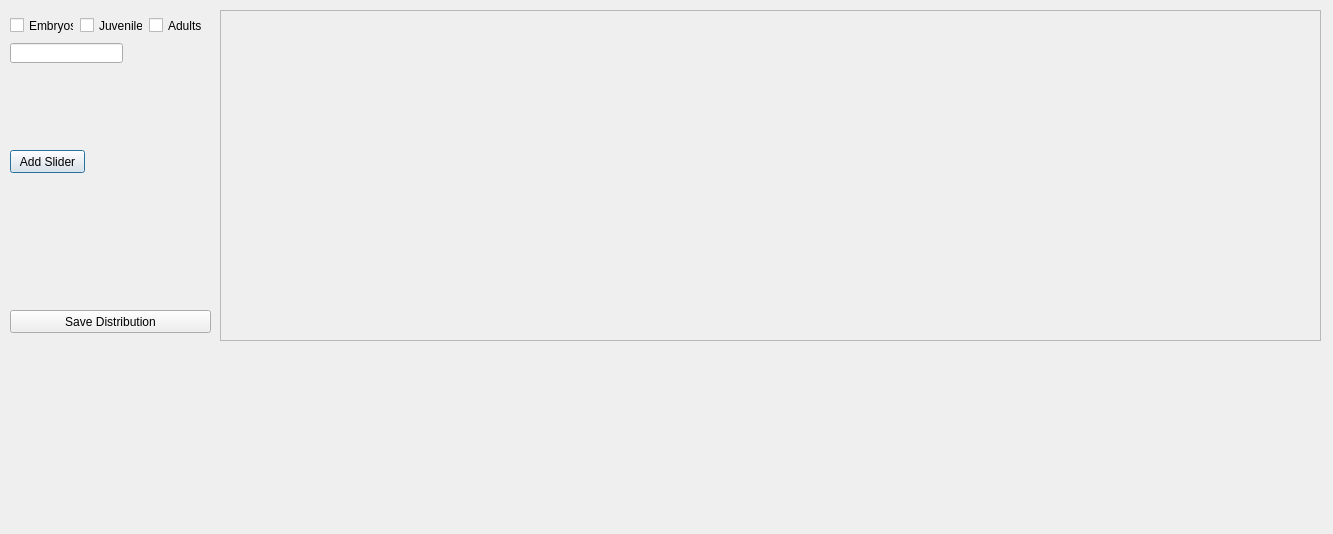
<?xml version="1.0" encoding="UTF-8"?>
<ui version="4.0">
 <class>Dialog_Age_Cohort_Rates</class>
 <widget class="QDialog" name="Dialog_Age_Cohort_Rates">
  <property name="geometry">
   <rect>
    <x>0</x>
    <y>0</y>
    <width>1333</width>
    <height>534</height>
   </rect>
  </property>
  <property name="windowTitle">
   <string>Dialog</string>
  </property>
  <widget class="QLineEdit" name="lineEdit">
   <property name="geometry">
    <rect>
     <x>10</x>
     <y>43</y>
     <width>113</width>
     <height>20</height>
    </rect>
   </property>
  </widget>
  <widget class="QWidget" name="layoutWidget">
   <property name="geometry">
    <rect>
     <x>10</x>
     <y>16</y>
     <width>198</width>
     <height>19</height>
    </rect>
   </property>
   <layout class="QHBoxLayout" name="horizontalLayout_11">
    <item>
     <widget class="QCheckBox" name="checkBox_4">
      <property name="text">
       <string>Embryos</string>
      </property>
     </widget>
    </item>
    <item>
     <widget class="QCheckBox" name="checkBox_6">
      <property name="text">
       <string>Juveniles</string>
      </property>
     </widget>
    </item>
    <item>
     <widget class="QCheckBox" name="checkBox_5">
      <property name="text">
       <string>Adults</string>
      </property>
     </widget>
    </item>
   </layout>
  </widget>
  <widget class="QPushButton" name="pushButton">
   <property name="geometry">
    <rect>
     <x>10</x>
     <y>150</y>
     <width>75</width>
     <height>23</height>
    </rect>
   </property>
   <property name="text">
    <string>Add Slider</string>
   </property>
  </widget>
  <widget class="QScrollArea" name="scrollArea">
   <property name="geometry">
    <rect>
     <x>220</x>
     <y>10</y>
     <width>1101</width>
     <height>331</height>
    </rect>
   </property>
   <property name="widgetResizable">
    <bool>true</bool>
   </property>
   <widget class="QWidget" name="scrollAreaWidgetContents">
    <property name="geometry">
     <rect>
      <x>0</x>
      <y>0</y>
      <width>1099</width>
      <height>329</height>
     </rect>
    </property>
    <widget class="QWidget" name="layoutWidget">
     <property name="geometry">
      <rect>
       <x>10</x>
       <y>10</y>
       <width>91</width>
       <height>271</height>
      </rect>
     </property>
     <layout class="QHBoxLayout" name="horizontalLayout_4">
      <property name="spacing">
       <number>20</number>
      </property>
      <property name="sizeConstraint">
       <enum>QLayout::SetNoConstraint</enum>
      </property>
     </layout>
    </widget>
   </widget>
  </widget>
  <widget class="QPushButton" name="pushButton_2">
   <property name="geometry">
    <rect>
     <x>10</x>
     <y>310</y>
     <width>201</width>
     <height>23</height>
    </rect>
   </property>
   <property name="text">
    <string>Save Distribution</string>
   </property>
  </widget>
 </widget>
 <resources/>
 <connections/>
</ui>
